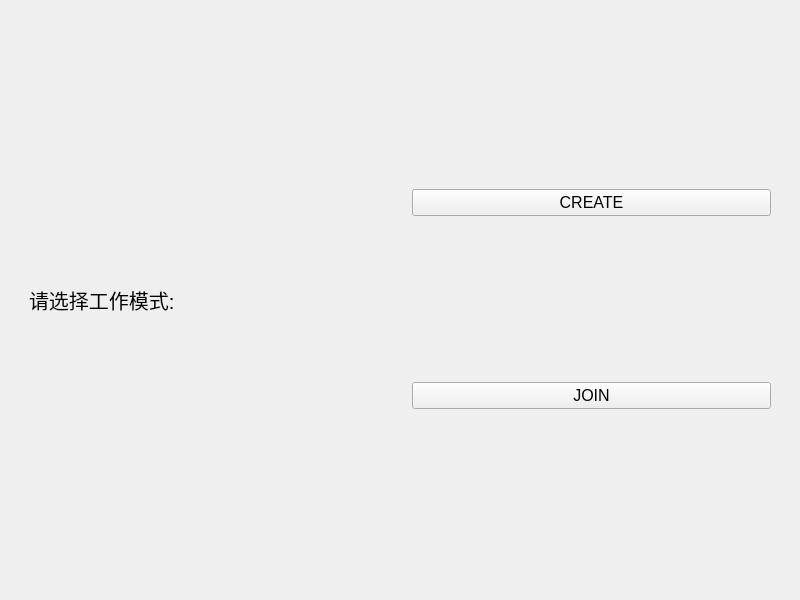
<?xml version="1.0" encoding="UTF-8"?>
<ui version="4.0">
 <class>MainWidget</class>
 <widget class="QWidget" name="MainWidget">
  <property name="geometry">
   <rect>
    <x>0</x>
    <y>0</y>
    <width>800</width>
    <height>600</height>
   </rect>
  </property>
  <property name="windowTitle">
   <string>MainWidget</string>
  </property>
  <layout class="QHBoxLayout" name="horizontalLayout_2">
   <item>
    <widget class="QWidget" name="widget" native="true">
     <layout class="QHBoxLayout" name="horizontalLayout">
      <item>
       <widget class="QWidget" name="widget_3" native="true">
        <layout class="QHBoxLayout" name="horizontalLayout_3">
         <item>
          <widget class="QLabel" name="workModeLabel">
           <property name="font">
            <font>
             <pointsize>15</pointsize>
            </font>
           </property>
           <property name="text">
            <string>请选择工作模式:</string>
           </property>
          </widget>
         </item>
        </layout>
       </widget>
      </item>
      <item>
       <widget class="QWidget" name="widget_2" native="true">
        <layout class="QVBoxLayout" name="verticalLayout">
         <item>
          <widget class="QPushButton" name="createButton">
           <property name="font">
            <font>
             <pointsize>12</pointsize>
            </font>
           </property>
           <property name="text">
            <string>CREATE</string>
           </property>
          </widget>
         </item>
         <item>
          <widget class="QPushButton" name="joinButton">
           <property name="font">
            <font>
             <pointsize>12</pointsize>
            </font>
           </property>
           <property name="text">
            <string>JOIN</string>
           </property>
          </widget>
         </item>
        </layout>
       </widget>
      </item>
     </layout>
    </widget>
   </item>
  </layout>
 </widget>
 <resources/>
 <connections/>
</ui>
